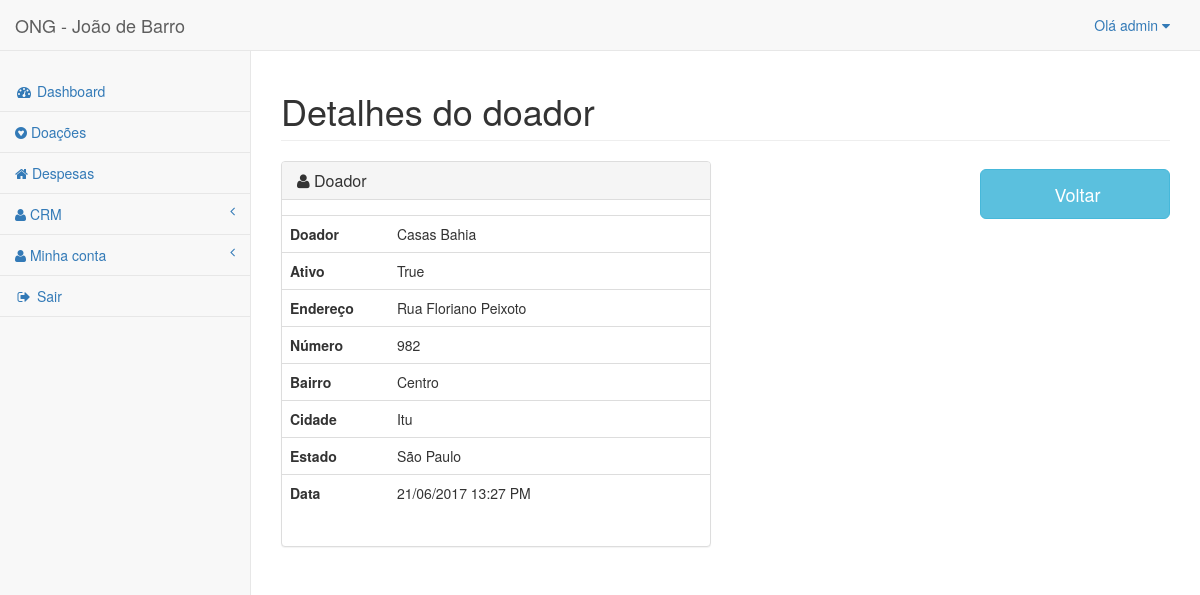
The page /usuarios/detalhes-doador/2/ (signed in) on the database its author committed.
### accounts/models.py (models this page shows, shortened)
class User(AbstractBaseUser, PermissionsMixin):
    username = models.CharField('Usuário', max_length=30, unique=True,
                                validators=[validators.RegexValidator(
                                        re.compile('^[\w.@+-]+$'),
                                        'Informe um nome de usuário válido. '
                                        'Este valor deve conter apenas letras'
                                        ', números e os caracteres: @/./+/-/_'
                                        ' .', 'invalid')
                                ], help_text='Um nome curto que será usado '
                                'para identificá-lo de forma única na plata'
                                'forma.')
    name = models.CharField('Nome', max_length=100, blank=True)
    email = models.EmailField('E-mail', unique=True)
    is_staff = models.BooleanField('Equipe', default=False)
    is_active = models.BooleanField('Ativo', default=True)
    date_joined = models.DateTimeField('Data de Entrada', auto_now_add=True)
    USERNAME_FIELD = 'username'
    REQUIRED_FIELDS = ['email']
    objects = UserManager()
    class Meta:
        verbose_name = 'Usuário'
        verbose_name_plural = 'Usuários'
    def __str__(self):
        return self.name or self.username

### users/models.py (models this page shows, shortened)
class Donors(TimeStampedModel, Address):
    name = models.CharField('Nome', max_length=100, unique=True)
    is_active = models.BooleanField('Ativo', default=True)
    class Meta:
        ordering = ['name']
        verbose_name = 'Doador'
        verbose_name_plural = 'Doadores'

### users/views.py (the view)
class DonorsDetailView(LoginRequiredMixin, DetailView):
    model = Donors
    context_object_name = 'donors'

### users/templates/users/donors_detail.html (shortened to what this page needs)
{% extends "base.html" %}
{% load widget_tweaks %}
{% block spacename %} Detalhes do doador {{object.item}} {% endblock spacename %}
{% block container %}
<div class="container-fluid">
  <div class="row">
    <div class="col-md-6">
      <div class="panel-group">
        <div class="panel panel-default">
          <div class="panel-heading">
            <h4 class="panel-title"> <a data-toggle="collapse" href="#collapseOne">
              <span class="fa fa-user"></span> Doador </a> </h4>
          </div>
          <div id="collapseOne" class="panel-collapse collapse in">
            <div class="panel-body">
              <div class="row">
                <table class="table table-user-information">
                  <tbody>
                    <tr>
                      <th class="col-md-3 text-justify"> Doador </th>
                      <td>{{ donors.name }}</td>
                    </tr>
                    <tr>
                      <th class="text-justify"> Ativo </th>
                      <td>{{ donors.is_active }}</td>
                    </tr>
                    <tr>
                      <th class="text-justify"> Endereço </th>
                      <td>{{ donors.address }}</td>
                    </tr>
                    <tr>
                      <th class="text-justify"> Número </th>
                      <td>{{ donors.number }} </td>
                    </tr>
                    <tr>
                      <th class="text-justify"> Bairro </th>
                      <td>{{ donors.neighborhood }} </td>
                    </tr>
                    <tr>
                      <th class="text-justify"> Cidade </th>
                      <td>{{ donors.city }} </td>
                    </tr>
                    <tr>
                      <th class="text-justify"> Estado </th>
                      <td>{{ donors.state }} </td>
                    </tr>
                    <tr>
                      <th class="text-justify"> Data </th>
                      <td>{{ donors.created_at|date:"d/m/Y H:i A" }}</td>
                    </tr>
                  </tbody>
                </table>
              </div>
            </div>
          </div>
        </div>
      </div>
    </div>
    <div class="col-md-6">
      <form class="navbar-form navbar-right" action="." method="get">
        <a href="{% url 'users:donors' %}">
          <a href="{% url 'users:donors' %}">
          <button type="button" class="btn btn-info btn-lg" style="width: 190px; height: 50px">
             Voltar
          </button>
        </a>
      </form>
    </div>
  </div>
</div>
{% endblock %}

### core/templates/base.html (shortened to what this page needs)
<!DOCTYPE html>
{% load static %}
<html lang="pt">
<head>
    <link href="{% static 'bootstrap/css/bootstrap.min.css' %}" rel="stylesheet">
    <link href="{% static 'distt/css/sb-admin-2.min.css' %}" rel="stylesheet">
    <link href="{% static 'font-awesome/css/font-awesome.min.css' %}" rel="stylesheet" type="text/css">
</head>
<body>
  <div id="wrapper">
    <nav class="navbar navbar-default navbar-static-top" role="navigation" style="margin-bottom: 0">
      <div class="navbar-header">
        <a class="navbar-brand" href="index.html">ONG - João de Barro</a>
      </div>
      <ul class="nav navbar-top-links navbar-right">
        <li class="dropdown">
          <a class="dropdown-toggle" data-toggle="dropdown" href="#"> Olá {{ user }} <i class="fa fa-caret-down"></i></a>
        </li>
      </ul>
      <div class="navbar-default sidebar" role="navigation">
        <div class="sidebar-nav navbar-collapse">
          <ul class="nav" id="side-menu">
            <br>
            <li><a href="{% url 'index' %}"><i class="fa fa-dashboard fa-fw"></i> Dashboard </a></li>
            <li><a href="{% url 'donations:donation' %}"><i class="fa fa-gratipay"></i> Doações </a></li>
            <li><a href="{% url 'expenses:expense' %}"><i class="fa fa-home"></i> Despesas </a></li>
            <li><a href="#"><i class="fa fa-user"></i> CRM <span class="fa arrow"></span></a>
            </li>
            <li><a href="#"><i class="fa fa-user"></i> Minha conta <span class="fa arrow"></span></a>
            </li>
            <li><a href="{% url 'logout' %}"><i class="fa fa-sign-out fa-fw"></i> Sair </a></li>
          </ul>
        </div>
      </div>
    </nav>
    <div id="page-wrapper">
        <div class="row">
            <div class="col-lg-12">
                <h1 class="page-header">{% block spacename %}{% endblock spacename %}</h1>
            </div>
        </div>
        <div class="row">
            {% block container %} {% endblock %}
        </div>
    </div>
  </div>
</body>
</html>

### rows shown on the page
User: name+username "admin"
Donors: name "Casas Bahia", is_active "True", address "Rua Floriano Peixoto", number "982", neighborhood "Centro", city "Itu", state "São Paulo", created_at "21/06/2017 13:27 PM"
